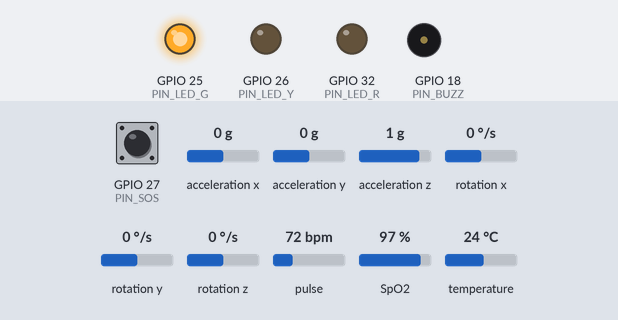
The sketch below on a simulated ESP32. On the bench: output pins drawn as LEDs (lit = HIGH), buzzer (waves = sounding, pin HIGH). Wiring (inferred from the names in the program): MPU-6050 motion sensor at I2C address 0x68. Inputs (shaded band) come from the test bench; at power-on: pulse 72 bpm, GPIO 27 (PIN_SOS) HIGH, acceleration x 0 g, acceleration y 0 g, acceleration z 1 g, rotation x 0 °/s, rotation y 0 °/s, rotation z 0 °/s, SpO2 97 %, temperature 24 °C. WiFi joins after 1.5 s; servers stay silent unless stated; uploads are accepted with an empty reply; random numbers use the default seed unless the sketch sets one; what the sketch prints to the serial monitor is not drawn.

Above: at 1.4 s.
1.5 s: pulse set to 52 bpm
6.6 s: pulse set to 47 bpm
At 10.8 s:
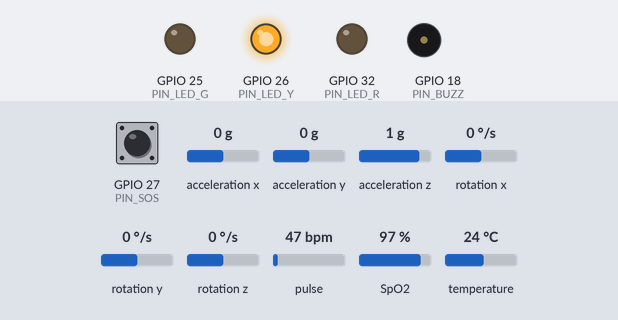
At 25.23 s:
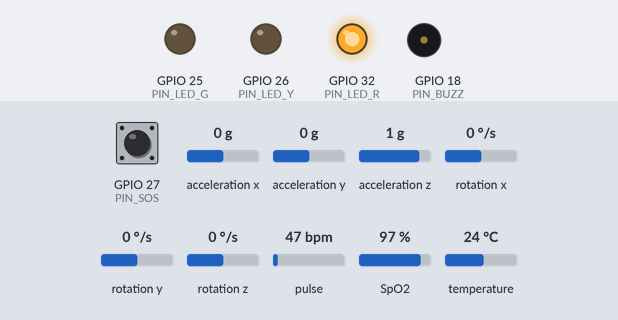
Timing chart, 0 to 27.3 s (numbered marks = the images above; inputs shaded):
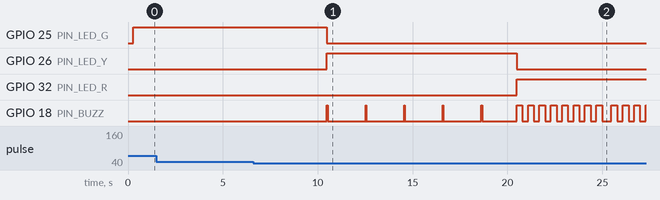

The sketch:

HealthMonitor.ino
```cpp
#include <Arduino.h>
#include <Wire.h>
#include <OneWire.h>
#include <DallasTemperature.h>
#include <WiFi.h>
#include <HTTPClient.h>
#include "config.h"

#if USE_REAL_MAX30102
#include <MAX30105.h>
#include <spo2_algorithm.h>
#endif

enum AlertState {
  STATE_NORMAL = 0,
  STATE_WATCH,
  STATE_CRITICAL
};

struct SensorData {
  float heartRate = NAN;
  float spo2 = NAN;
  float tempC = NAN;

  float ax = NAN, ay = NAN, az = NAN;
  float gx = NAN, gy = NAN, gz = NAN;

  bool fallDetected = false;
  bool maxPresent = false;
  bool mpuPresent = false;
  bool dsPresent = false;
};

struct ForceFlags {
  bool hrLow = false;
  bool hrHigh = false;
  bool spo2Low = false;
  bool tempHigh = false;
  bool fall = false;
  bool sos = false;
};

struct TelemetryReading {
  float heartRate;
  float spo2;
  float temperature;
  bool motionFlag;
  bool sosPressed;
  AlertState state;
  uint32_t timestamp;
};

OneWire oneWire(PIN_ONEWIRE);
DallasTemperature ds18b20(&oneWire);

#if USE_REAL_MAX30102
MAX30105 particleSensor;
static const int MAX_BUFFER_SIZE = 100;
static uint32_t irBuffer[MAX_BUFFER_SIZE];
static uint32_t redBuffer[MAX_BUFFER_SIZE];
static int32_t bufferLength = MAX_BUFFER_SIZE;
static int32_t spo2Calculated = 0;
static int8_t spo2Valid = 0;
static int32_t hrCalculated = 0;
static int8_t hrValid = 0;
static int sampleIndex = 0;
#endif

SensorData data;
ForceFlags forced;

AlertState currentState = STATE_NORMAL;
AlertState lastState = STATE_NORMAL;

int consecutiveBreaches = 0;
bool sosLatched = false;
int lastHttpCode = 0;

unsigned long lastSensorMs = 0;
unsigned long lastBuzzerToggleMs = 0;
bool buzzerOn = false;
bool watchPulseActive = false;
unsigned long watchPulseStartMs = 0;

// Serial command buffer
String cmdBuf;

// Network timing/control
static const unsigned long WIFI_RETRY_STEP_MS = 500;
static const uint8_t WIFI_MAX_RETRIES = 16;
static const unsigned long WIFI_RECONNECT_INTERVAL_MS = 5000;
static const unsigned long BUFFER_FLUSH_INTERVAL_MS = 250;

bool wifiAttemptInProgress = false;
uint8_t wifiRetryCount = 0;
unsigned long wifiLastRetryStepMs = 0;
unsigned long wifiLastAttemptEndMs = 0;

// Failed/deferred telemetry circular buffer
static const uint8_t FAILED_BUF_SIZE = 5;
TelemetryReading failedBuf[FAILED_BUF_SIZE];
uint8_t failedHead = 0; // next write
uint8_t failedTail = 0; // oldest
uint8_t failedCount = 0;
bool bufferingMode = false;
unsigned long lastFlushAttemptMs = 0;

bool i2cDevicePresent(uint8_t addr) {
  Wire.beginTransmission(addr);
  return (Wire.endTransmission() == 0);
}

bool max30102Check() {
  if (!i2cDevicePresent(ADDR_MAX30102)) return false;
  Wire.beginTransmission(ADDR_MAX30102);
  Wire.write(0xFF); // Part ID register
  if (Wire.endTransmission(false) != 0) {
    // If repeated start is not supported by simulator or bus, device ACKed at address
    return true;
  }
  if (Wire.requestFrom((int)ADDR_MAX30102, 1) == 1) {
    uint8_t partId = Wire.read();
    // 0x15 is the standard MAX30102 part ID; 0x11 is MAX30100; 0x00/0xFF occur in some simulators
    return (partId == 0x15 || partId == 0x11 || partId == 0x00 || partId == 0xFF);
  }
  return true;
}

bool mpu6050Init() {
  if (!i2cDevicePresent(ADDR_MPU6050)) return false;

  // Wake device: PWR_MGMT_1 = 0
  Wire.beginTransmission(ADDR_MPU6050);
  Wire.write(0x6B);
  Wire.write(0x00);
  if (Wire.endTransmission() != 0) return false;

  // Set accel +/-2g and gyro +/-250dps defaults explicitly
  Wire.beginTransmission(ADDR_MPU6050);
  Wire.write(0x1C); // ACCEL_CONFIG
  Wire.write(0x00);
  if (Wire.endTransmission() != 0) return false;

  Wire.beginTransmission(ADDR_MPU6050);
  Wire.write(0x1B); // GYRO_CONFIG
  Wire.write(0x00);
  if (Wire.endTransmission() != 0) return false;

  return true;
}

bool mpu6050Read(float &ax, float &ay, float &az, float &gx, float &gy, float &gz) {
  Wire.beginTransmission(ADDR_MPU6050);
  Wire.write(0x3B); // ACCEL_XOUT_H
  if (Wire.endTransmission(false) != 0) return false;

  if (Wire.requestFrom((int)ADDR_MPU6050, 14) != 14) return false;

  int16_t rawAx = (Wire.read() << 8) | Wire.read();
  int16_t rawAy = (Wire.read() << 8) | Wire.read();
  int16_t rawAz = (Wire.read() << 8) | Wire.read();
  (void)Wire.read(); (void)Wire.read(); // temperature raw, unused
  int16_t rawGx = (Wire.read() << 8) | Wire.read();
  int16_t rawGy = (Wire.read() << 8) | Wire.read();
  int16_t rawGz = (Wire.read() << 8) | Wire.read();

  ax = rawAx / 16384.0f;
  ay = rawAy / 16384.0f;
  az = rawAz / 16384.0f;
  gx = rawGx / 131.0f;
  gy = rawGy / 131.0f;
  gz = rawGz / 131.0f;
  return true;
}

float simulatedHR() {
  float t = millis() / 1000.0f;
  return 78.0f + 6.0f * sinf(t * 0.2f) + random(-2, 3);
}

float simulatedSpO2() {
  return 97.0f + random(-1, 2) * 0.5f;
}

float simulatedTemp() {
  float t = millis() / 1000.0f;
  return 36.8f + 0.2f * sinf(t * 0.1f) + random(-1, 2) * 0.03f;
}

#if USE_REAL_MAX30102
void serviceMax30102() {
  if (!data.maxPresent) return;

  particleSensor.check(); // Drains samples from sensor FIFO without blocking
  while (particleSensor.available()) {
    uint32_t red = particleSensor.getFIFORed();
    uint32_t ir = particleSensor.getFIFOIR();
    particleSensor.nextSample();

    if (ir < IR_FINGER_THRESHOLD) {
      // Finger is not contacting the optical aperture
      sampleIndex = 0;
      hrValid = 0;
      spo2Valid = 0;
      continue;
    }

    if (sampleIndex < bufferLength) {
      irBuffer[sampleIndex] = ir;
      redBuffer[sampleIndex] = red;
      sampleIndex++;
    }

    if (sampleIndex >= bufferLength) {
      maxim_heart_rate_and_oxygen_saturation(
        irBuffer, bufferLength, redBuffer,
        &spo2Calculated, &spo2Valid,
        &hrCalculated, &hrValid
      );

      // Shift window by 25 samples for continuous sliding calculations
      for (int i = 25; i < bufferLength; i++) {
        irBuffer[i - 25] = irBuffer[i];
        redBuffer[i - 25] = redBuffer[i];
      }
      sampleIndex = 75;
    }
  }
}
#endif

void readSensors() {
  // DS18B20 (non-blocking read from previous conversion, then trigger next)
  data.dsPresent = (ds18b20.getDeviceCount() > 0);
  if (data.dsPresent) {
    float t = ds18b20.getTempCByIndex(0);
    ds18b20.requestTemperatures(); // non-blocking next conversion request
    if (t > -55.0f && t < 125.0f && t != 85.0f && t != DEVICE_DISCONNECTED_C) {
      data.tempC = t;
    } else {
      data.tempC = simulatedTemp();
      if (t == DEVICE_DISCONNECTED_C) {
        data.dsPresent = false;
      }
    }
  } else {
    data.tempC = simulatedTemp();
  }

  // MAX30102 reading or simulation mode
#if USE_REAL_MAX30102
  if (data.maxPresent) {
    uint32_t currentIR = particleSensor.getIR();
    if (currentIR < IR_FINGER_THRESHOLD) {
      // Finger removed or insufficient contact: mark invalid (do not send fake numbers)
      data.heartRate = NAN;
      data.spo2 = NAN;
    } else {
      // Valid finger contact: extract real computed pulse and oxygenation
      if (hrValid == 1 && hrCalculated >= 40 && hrCalculated <= 220) {
        data.heartRate = (float)hrCalculated;
      } else {
        data.heartRate = NAN; // Calibrating / acquiring stable pulse wave
      }

      if (spo2Valid == 1 && spo2Calculated >= 70 && spo2Calculated <= 100) {
        data.spo2 = (float)spo2Calculated;
      } else {
        data.spo2 = NAN; // Calibrating ratio
      }
    }
  } else {
    data.heartRate = NAN;
    data.spo2 = NAN;
  }
#else
  data.maxPresent = max30102Check();
  data.heartRate = simulatedHR();
  data.spo2 = simulatedSpO2();
#endif

  // MPU6050 accelerometer & gyroscope
  if (data.mpuPresent) {
    if (!mpu6050Read(data.ax, data.ay, data.az, data.gx, data.gy, data.gz)) {
      data.mpuPresent = false;
    }
  }

  if (!data.mpuPresent) {
    data.ax = 0.0f; data.ay = 0.0f; data.az = 1.0f;
    data.gx = 0.0f; data.gy = 0.0f; data.gz = 0.0f;
  }

  float accMag = sqrtf(data.ax * data.ax + data.ay * data.ay + data.az * data.az);
  float gyroMag = sqrtf(data.gx * data.gx + data.gy * data.gy + data.gz * data.gz);

  // Fall threshold: vector magnitude > 2.5g or freefall (<0.5g) followed by high rotational jerk (>250 dps)
  bool fallByMotion = (accMag > 2.5f) || ((accMag < 0.5f) && (gyroMag > 250.0f));
  data.fallDetected = fallByMotion;
}

void applyForces() {
  if (forced.hrLow) data.heartRate = 45.0f;
  if (forced.hrHigh) data.heartRate = 130.0f;
  if (forced.spo2Low) data.spo2 = 88.0f;
  if (forced.tempHigh) data.tempC = 39.2f;
  if (forced.fall) data.fallDetected = true;
  if (forced.sos) sosLatched = true;
}

const char* stateName(AlertState s) {
  switch (s) {
    case STATE_NORMAL: return "NORMAL";
    case STATE_WATCH: return "WATCH";
    case STATE_CRITICAL: return "CRITICAL";
    default: return "UNKNOWN";
  }
}

void setIndicators(AlertState s) {
  digitalWrite(PIN_LED_G, s == STATE_NORMAL ? HIGH : LOW);
  digitalWrite(PIN_LED_Y, s == STATE_WATCH ? HIGH : LOW);
  digitalWrite(PIN_LED_R, s == STATE_CRITICAL ? HIGH : LOW);
}

void updateBuzzer(AlertState s) {
  unsigned long now = millis();

  if (s == STATE_NORMAL) {
    buzzerOn = false;
    watchPulseActive = false;
    digitalWrite(PIN_BUZZ, LOW);
    return;
  }

  if (s == STATE_WATCH) {
    // Non-blocking short pulse every 2s
    if (!watchPulseActive && (now - lastBuzzerToggleMs >= 2000)) {
      watchPulseActive = true;
      watchPulseStartMs = now;
      digitalWrite(PIN_BUZZ, HIGH);
    }

    if (watchPulseActive && (now - watchPulseStartMs >= 35)) {
      watchPulseActive = false;
      lastBuzzerToggleMs = now;
      digitalWrite(PIN_BUZZ, LOW);
    }
    return;
  }

  watchPulseActive = false;

  // CRITICAL: repeating beep 300ms on / 300ms off
  if (now - lastBuzzerToggleMs >= 300) {
    lastBuzzerToggleMs = now;
    buzzerOn = !buzzerOn;
    digitalWrite(PIN_BUZZ, buzzerOn ? HIGH : LOW);
  }
}

void evaluateStateAndLog() {
  bool hrBreach = !isnan(data.heartRate) && (data.heartRate < 50.0f || data.heartRate > 120.0f);
  bool spo2Breach = !isnan(data.spo2) && (data.spo2 < 92.0f);
  bool tempBreach = !isnan(data.tempC) && (data.tempC > 38.5f);
  bool fallBreach = data.fallDetected;

  bool anyBreach = hrBreach || spo2Breach || tempBreach || fallBreach;

  if (anyBreach) {
    consecutiveBreaches++;
  } else {
    consecutiveBreaches = 0;
  }

  lastState = currentState;
  if (sosLatched) {
    currentState = STATE_CRITICAL;
  } else if (consecutiveBreaches >= 3) {
    currentState = STATE_CRITICAL;
  } else if (consecutiveBreaches >= 1) {
    currentState = STATE_WATCH;
  } else {
    currentState = STATE_NORMAL;
  }

  if (currentState != lastState) {
    Serial.printf("[STATE] %s -> %s (breachCount=%d, sos=%s)\n",
                  stateName(lastState), stateName(currentState),
                  consecutiveBreaches, sosLatched ? "YES" : "NO");
  }

  float accMag = sqrtf(data.ax * data.ax + data.ay * data.ay + data.az * data.az);

  // 5-second formatted telemetry line for readable hardware monitor logs
  char hrLog[24];
  if (isnan(data.heartRate)) {
    strcpy(hrLog, "-- (No Finger)");
  } else {
    snprintf(hrLog, sizeof(hrLog), "%.1f bpm", data.heartRate);
  }

  char spo2Log[24];
  if (isnan(data.spo2)) {
    strcpy(spo2Log, "-- (No Finger)");
  } else {
    snprintf(spo2Log, sizeof(spo2Log), "%.1f %%", data.spo2);
  }

  Serial.printf("[TELEMETRY 5s] HR: %s | SpO2: %s | Temp: %.2f C | accMag: %.2f g | state: %s | Wi-Fi: %s | last HTTP: %d\n",
                hrLog, spo2Log, data.tempC, accMag, stateName(currentState),
                WiFi.status() == WL_CONNECTED ? "CONNECTED" : "DISCONNECTED",
                lastHttpCode);
}

void printHelp() {
  Serial.println("Commands:");
  Serial.println("  help");
  Serial.println("  status");
  Serial.println("  force hr_low | hr_high | spo2_low | temp_high | fall | sos");
  Serial.println("  clear hr | spo2 | temp | fall | sos | all");
}

void handleCommand(String line) {
  line.trim();
  line.toLowerCase();
  if (line.length() == 0) return;

  if (line == "help") {
    printHelp();
    return;
  }

  if (line == "status") {
    evaluateStateAndLog();
    return;
  }

  if (line.startsWith("force ")) {
    String what = line.substring(6);
    if (what == "hr_low") forced.hrLow = true;
    else if (what == "hr_high") forced.hrHigh = true;
    else if (what == "spo2_low") forced.spo2Low = true;
    else if (what == "temp_high") forced.tempHigh = true;
    else if (what == "fall") forced.fall = true;
    else if (what == "sos") forced.sos = true;
    else {
      Serial.println("Unknown force target.");
      return;
    }
    Serial.printf("Forced: %s\n", what.c_str());
    return;
  }

  if (line.startsWith("clear ")) {
    String what = line.substring(6);
    if (what == "hr") { forced.hrLow = false; forced.hrHigh = false; }
    else if (what == "spo2") forced.spo2Low = false;
    else if (what == "temp") forced.tempHigh = false;
    else if (what == "fall") forced.fall = false;
    else if (what == "sos") { forced.sos = false; sosLatched = false; }
    else if (what == "all") {
      forced = {};
      sosLatched = false;
      consecutiveBreaches = 0;
      currentState = STATE_NORMAL;
      lastState = STATE_NORMAL;
    } else {
      Serial.println("Unknown clear target.");
      return;
    }
    Serial.printf("Cleared: %s\n", what.c_str());
    return;
  }

  Serial.println("Unknown command. Type 'help'.");
}

void handleSerialInput() {
  while (Serial.available()) {
    char c = (char)Serial.read();
    if (c == '\n' || c == '\r') {
      if (cmdBuf.length()) {
        handleCommand(cmdBuf);
        cmdBuf = "";
      }
    } else {
      cmdBuf += c;
      if (cmdBuf.length() > 120) cmdBuf = "";
    }
  }
}

void checkSosButton() {
  static bool lastRaw = HIGH;
  static unsigned long lastDebounceMs = 0;
  bool raw = digitalRead(PIN_SOS);

  if (raw != lastRaw) {
    lastDebounceMs = millis();
    lastRaw = raw;
  }

  if ((millis() - lastDebounceMs) > 30) {
    static bool stableState = HIGH;
    if (raw != stableState) {
      stableState = raw;
      if (stableState == LOW) {
        sosLatched = true;
        Serial.println("[SOS] Button pressed -> immediate CRITICAL alert latched.");
      }
    }
  }
}

void beginWiFiAttempt() {
  Serial.printf("[WIFI] Connecting to %s...\n", WIFI_SSID);
  WiFi.mode(WIFI_STA);
  WiFi.begin(WIFI_SSID, WIFI_PASSWORD);
  wifiAttemptInProgress = true;
  wifiRetryCount = 0;
  wifiLastRetryStepMs = millis();
}

void serviceWiFi() {
  unsigned long now = millis();
  wl_status_t st = WiFi.status();

  if (st == WL_CONNECTED) {
    if (wifiAttemptInProgress) {
      wifiAttemptInProgress = false;
      Serial.printf("[WIFI] Connected. IP: %s\n", WiFi.localIP().toString().c_str());
    }
    return;
  }

  if (wifiAttemptInProgress) {
    if (now - wifiLastRetryStepMs >= WIFI_RETRY_STEP_MS) {
      wifiLastRetryStepMs = now;
      wifiRetryCount++;
      if (WiFi.status() == WL_CONNECTED) {
        wifiAttemptInProgress = false;
        Serial.printf("[WIFI] Connected. IP: %s\n", WiFi.localIP().toString().c_str());
      } else if (wifiRetryCount >= WIFI_MAX_RETRIES) {
        wifiAttemptInProgress = false;
        wifiLastAttemptEndMs = now;
        Serial.printf("[WIFI] Connection failed after %d retries.\n", WIFI_MAX_RETRIES);
      }
    }
    return;
  }

  if (now - wifiLastAttemptEndMs >= WIFI_RECONNECT_INTERVAL_MS) {
    beginWiFiAttempt();
  }
}

void enterBufferingMode(const char* reason) {
  if (!bufferingMode) {
    bufferingMode = true;
    Serial.printf("[NET] Entering buffering mode (%s).\n", reason);
  }
}

void pushFailedReading(const TelemetryReading& r) {
  if (failedCount >= FAILED_BUF_SIZE) {
    failedTail = (failedTail + 1) % FAILED_BUF_SIZE; // drop oldest
    failedCount--;
    Serial.println("[NET] Buffer full, dropping oldest reading.");
  }
  failedBuf[failedHead] = r;
  failedHead = (failedHead + 1) % FAILED_BUF_SIZE;
  failedCount++;
}

bool peekFailedReading(TelemetryReading& out) {
  if (failedCount == 0) return false;
  out = failedBuf[failedTail];
  return true;
}

void popFailedReading() {
  if (failedCount == 0) return;
  failedTail = (failedTail + 1) % FAILED_BUF_SIZE;
  failedCount--;
}

String buildTelemetryJson(const TelemetryReading& r) {
  String payload;
  payload.reserve(240);
  payload += "{";
  payload += "\"device_id\":\""; payload += DEVICE_ID; payload += "\",";
  payload += "\"heart_rate\":";
  if (isnan(r.heartRate)) {
    payload += "null,";
  } else {
    payload += String(r.heartRate, 1); payload += ",";
  }
  payload += "\"spo2\":";
  if (isnan(r.spo2)) {
    payload += "null,";
  } else {
    payload += String(r.spo2, 1); payload += ",";
  }
  payload += "\"temperature\":"; payload += String(r.temperature, 2); payload += ",";
  payload += "\"motion_flag\":"; payload += (r.motionFlag ? "true" : "false"); payload += ",";
  payload += "\"sos_pressed\":"; payload += (r.sosPressed ? "true" : "false"); payload += ",";
  payload += "\"state\":\""; payload += stateName(r.state); payload += "\",";
  payload += "\"timestamp\":"; payload += String(r.timestamp);
  payload += "}";
  return payload;
}

bool postTelemetry(const TelemetryReading& r, bool buffered) {
  if (WiFi.status() != WL_CONNECTED) {
    return false;
  }

  String payload = buildTelemetryJson(r);

  HTTPClient http;
  http.setTimeout(1500);
  http.begin(BACKEND_URL);
  http.addHeader("Content-Type", "application/json");

  int code = http.POST(payload);
  lastHttpCode = code;
  Serial.printf("[HTTP] POST %s reading -> code: %d\n", buffered ? "buffered" : "live", code);

  bool ok = (code == 200 || code == 201);
  if (!ok) {
    String body = http.getString();
    if (code <= 0) {
      Serial.printf("[HTTP] Error: %s\n", HTTPClient::errorToString(code).c_str());
    }
    Serial.printf("[HTTP] Non-success response body: %s\n", body.c_str());
  }

  http.end();
  return ok;
}

TelemetryReading captureReading() {
  TelemetryReading r;
  r.heartRate = data.heartRate;
  r.spo2 = data.spo2;
  r.temperature = data.tempC;
  r.motionFlag = data.fallDetected;
  r.sosPressed = sosLatched;
  r.state = currentState;
  r.timestamp = (uint32_t)millis();
  return r;
}

void handleTelemetryCycle(const TelemetryReading& reading) {
  if (WiFi.status() != WL_CONNECTED) {
    enterBufferingMode("wifi disconnected");
    pushFailedReading(reading);
    return;
  }

  // Always flush backlog first; defer current live reading into same buffer.
  if (failedCount > 0) {
    pushFailedReading(reading);
    return;
  }

  if (!postTelemetry(reading, false)) {
    enterBufferingMode("post failed");
    pushFailedReading(reading);
  }
}

void serviceBufferedFlush() {
  if (failedCount == 0) return;
  if (WiFi.status() != WL_CONNECTED) return;

  unsigned long now = millis();
  if (now - lastFlushAttemptMs < BUFFER_FLUSH_INTERVAL_MS) return;
  lastFlushAttemptMs = now;

  TelemetryReading oldest;
  if (!peekFailedReading(oldest)) return;

  if (postTelemetry(oldest, true)) {
    popFailedReading();
    if (failedCount == 0) {
      bufferingMode = false;
      Serial.println("[NET] Buffered readings flushed successfully.");
    }
  } else {
    enterBufferingMode("flush failed");
  }
}

void setup() {
  Serial.begin(115200);
  delay(200);

  pinMode(PIN_LED_R, OUTPUT);
  pinMode(PIN_LED_G, OUTPUT);
  pinMode(PIN_LED_Y, OUTPUT);
  pinMode(PIN_BUZZ, OUTPUT);
  pinMode(PIN_SOS, INPUT_PULLUP);

  digitalWrite(PIN_LED_R, LOW);
  digitalWrite(PIN_LED_G, LOW);
  digitalWrite(PIN_LED_Y, LOW);
  digitalWrite(PIN_BUZZ, LOW);

  Wire.begin(PIN_I2C_SDA, PIN_I2C_SCL);
  Wire.setClock(400000);

  ds18b20.begin();
  ds18b20.setWaitForConversion(false); // Enable non-blocking asynchronous conversions
  ds18b20.requestTemperatures();       // Initial asynchronous conversion
  data.mpuPresent = mpu6050Init();

#if USE_REAL_MAX30102
  if (particleSensor.begin(Wire, I2C_SPEED_FAST)) {
    data.maxPresent = true;
    byte ledBrightness = 60; // 0=Off to 255=50mA
    byte sampleAverage = 4;  // 1, 2, 4, 8, 16, 32
    byte ledMode = 2;        // 2 = Red + IR
    byte sampleRate = 100;   // 100 Hz
    int pulseWidth = 411;    // 411 us
    int adcRange = 4096;     // 4096
    particleSensor.setup(ledBrightness, sampleAverage, ledMode, sampleRate, pulseWidth, adcRange);
    particleSensor.setPulseAmplitudeRed(0x1F);
    particleSensor.setPulseAmplitudeIR(0x1F);
  } else {
    data.maxPresent = false;
    Serial.println("[MAX30102] Warning: Real sensor not detected at I2C 0x57. Check wiring!");
  }
#else
  data.maxPresent = max30102Check();
#endif

  randomSeed((uint32_t)esp_random());

  Serial.println();
  Serial.println("ESP32 Health Monitor starting...");
  Serial.printf("I2C SDA=%d SCL=%d | ONEWIRE=%d | SOS=%d | BUZZ=%d\n",
                PIN_I2C_SDA, PIN_I2C_SCL, PIN_ONEWIRE, PIN_SOS, PIN_BUZZ);
  Serial.printf("Startup detect: MAX30102=%s (%s), MPU6050=%s, DS18B20 devices=%d\n",
                data.maxPresent ? "YES" : "NO",
                USE_REAL_MAX30102 ? "Real SparkFun Driver" : "Simulation Backup",
                data.mpuPresent ? "YES" : "NO",
                ds18b20.getDeviceCount());
  printHelp();

  beginWiFiAttempt();

  lastSensorMs = millis() - SENSOR_INTERVAL_MS; // force immediate first read
}

void loop() {
  handleSerialInput();
  checkSosButton();
  serviceWiFi();
  serviceBufferedFlush();

#if USE_REAL_MAX30102
  serviceMax30102();
#endif

  unsigned long now = millis();
  if (now - lastSensorMs >= SENSOR_INTERVAL_MS) {
    lastSensorMs = now;
    readSensors();
    applyForces();
    evaluateStateAndLog();

    TelemetryReading reading = captureReading();
    handleTelemetryCycle(reading);
  }

  setIndicators(currentState);
  updateBuzzer(currentState);
}
```

Source omitted: config.h (1188 bytes)

Measured:
- the behaviour switches between 50 and 49 bpm on pulse (found by bisection; images 0 and 1)
- after the input at 1.5 s, every drawn part: stays the same
- after the input at 6.6 s, GPIO 25 (PIN_LED_G): HIGH → LOW after 3.9 s; GPIO 26 (PIN_LED_Y): LOW → HIGH after 3.9 s, → LOW 10.0 s later; GPIO 32 (PIN_LED_R): LOW → HIGH after 13.9 s; GPIO 18 (PIN_BUZZ): goes 5 × (HIGH 0.04 s, LOW 2.0 s), 7 × (HIGH 0.30 s, LOW 0.30 s), HIGH 0.30 s, LOW 0.49 s, 3 × (HIGH 0.30 s, LOW 0.30 s), then HIGH, starting after 3.9 s
